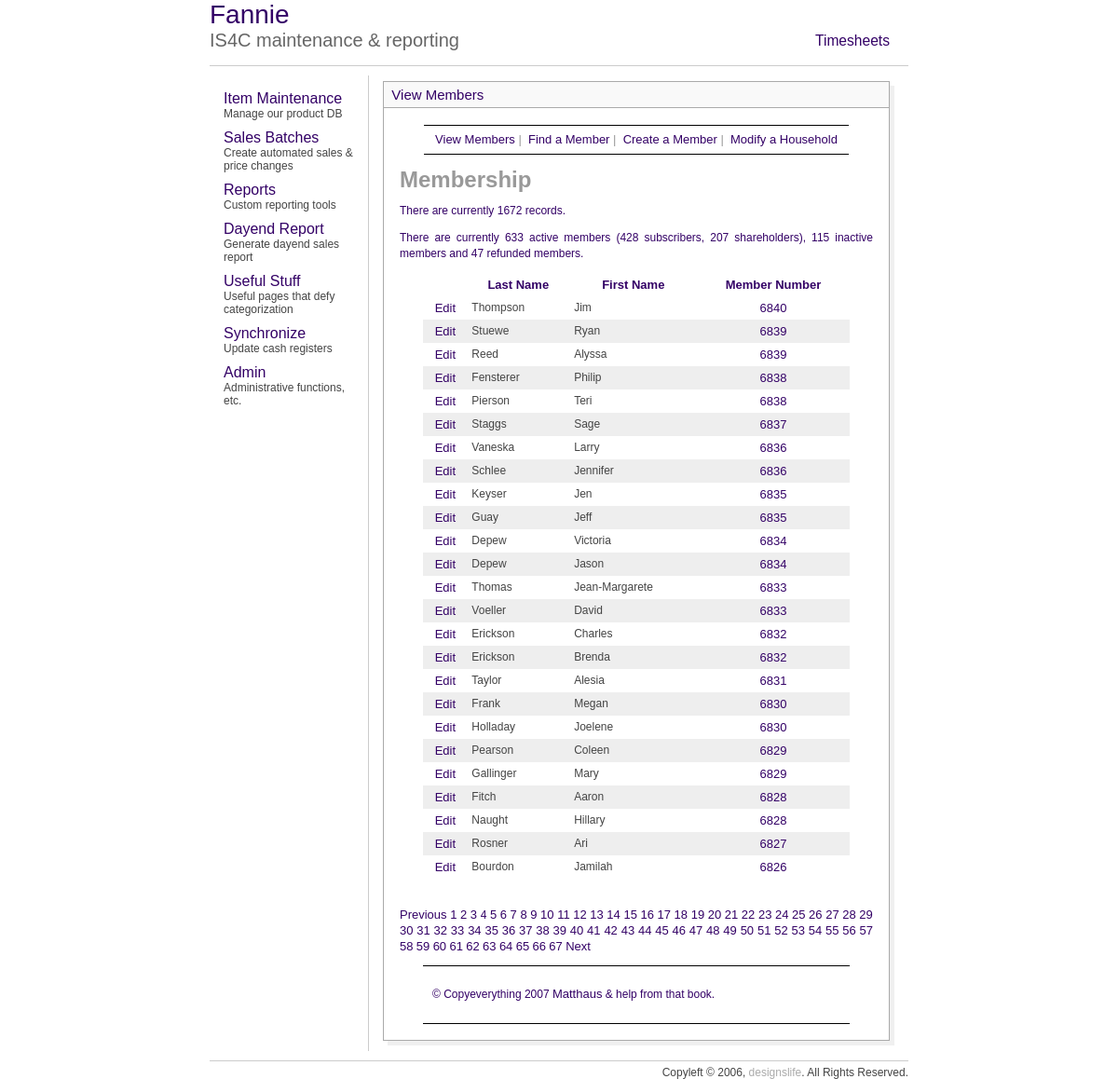
/mem/view_members.php?s=75&np=67&sort=cnd, run on the app's committed database.
### tables this page shows
CREATE TABLE `custdata` (
  `CardNo` int(8) default NULL,
  `personNum` tinyint(4) NOT NULL default '1',
  `LastName` varchar(30) default NULL,
  `FirstName` varchar(30) default NULL,
  `CashBack` double NOT NULL default '60',
  `Balance` double NOT NULL default '0',
  `Discount` smallint(6) default NULL,
  `MemDiscountLimit` double NOT NULL default '0',
  `ChargeOk` tinyint(4) NOT NULL default '1',
  `WriteChecks` tinyint(4) NOT NULL default '1',
  `StoreCoupons` tinyint(4) NOT NULL default '1',
  `Type` varchar(10) NOT NULL default 'pc',
  `memType` tinyint(4) default NULL,
  `staff` tinyint(4) NOT NULL default '0',
  `SSI` double NOT NULL default '0',
  `Purchases` double NOT NULL default '0',
  `NumberOfChecks` smallint(6) NOT NULL default '0',
  `memCoupons` int(11) NOT NULL default '1',
  `blueLine` varchar(50) default NULL,
  `Shown` tinyint(4) NOT NULL default '1',
  `id` int(11) NOT NULL auto_increment,
  `modified` datetime NOT NULL,
  `phone` bigint(10) unsigned zerofill default NULL,
  `CouponOK` tinyint(1) default '0',
  PRIMARY KEY  (`id`),
  KEY `LastName` (`LastName`),
  KEY `CardNo_2` (`CardNo`,`memType`,`staff`,`id`,`personNum`)
);

### mem/view_members.php (the view, shortened to what this page needs)
<?php
echo'<h1 id="mainhead">Membership</h1>';
require_once ('../includes/mysqli_connect.php');
mysqli_select_db($db_slave, 'is4c_op');
$display = 25;
$query = "SELECT COUNT(id) FROM custdata ORDER BY cardno ASC";
$result = mysqli_query($db_slave, $query);
$row = mysqli_fetch_array($result, MYSQLI_NUM);
$num_records = $row[0];
$activeQ = "SELECT * FROM custdata WHERE memType in (1,2) AND cardno <> 3000 GROUP BY cardno";
$subscribersQ = "SELECT * FROM custdata WHERE memType = 2 AND cardno <> 3000 GROUP BY cardno";
$shareholdersQ = "SELECT * FROM custdata WHERE memType = 1 AND cardno <> 3000 GROUP BY cardno";
$inactiveQ = "SELECT * FROM custdata WHERE memType = 5 AND cardno <> 3000 GROUP BY cardno";
$refundQ = "SELECT * FROM custdata WHERE memType = 4 AND cardno <> 3000 GROUP BY cardno";
$activeR = mysqli_query($db_slave, $activeQ);
$inactiveR = mysqli_query($db_slave, $inactiveQ);
$refundR = mysqli_query($db_slave, $refundQ);
$subscribersR = mysqli_query($db_slave, $subscribersQ);
$shareholdersR = mysqli_query($db_slave, $shareholdersQ);
$subscribers = mysqli_num_rows($subscribersR);
$shareholders = mysqli_num_rows($shareholdersR);
$active = mysqli_num_rows($activeR);
$inactive = mysqli_num_rows($inactiveR);
$refund = mysqli_num_rows($refundR);
if (isset($_GET['np'])) {
	$num_pages = $_GET['np'];
} else {
	if ($num_records > $display) {
		$num_pages = ceil ($num_records/$display);
	} else {
		$num_pages = 1;
	}
}
if (isset($_GET['s'])) {
	$start = $_GET['s'];
} else {
	$start = 0;
}
$link1 = "{$_SERVER['PHP_SELF']}?sort=lna";
$link2 = "{$_SERVER['PHP_SELF']}?sort=fna";
$link3 = "{$_SERVER['PHP_SELF']}?sort=cna";
if (isset($_GET['sort'])) {
	switch ($_GET['sort']) {
		case 'cnd':
		$order_by = 'CardNo DESC';
		$link3 = "{$_SERVER['PHP_SELF']}?sort=dra";
		break;
	}
	$sort = $_GET['sort'];
} else {
	$order_by = 'CardNo DESC';
	$sort = 'cnd';
}
$query = "SELECT LastName, FirstName, CardNo, id FROM custdata WHERE CardNo != 9999 AND CardNo != 99999 ORDER BY $order_by LIMIT $start, $display";
$result = mysqli_query($db_slave, $query);
echo "<p>There are currently $num_records records.</p>\n";
echo "<p>There are currently $active active members ($subscribers subscribers, $shareholders shareholders), $inactive inactive members and $refund refunded members.</p>\n";
echo '<table align="center" width="90%" cellspacing="0" cellpadding="5">
<tr>
<td align="center"><b></b></td>
<td align="center"><b><a href="' . $link1 . '&s=' . $start . '&np=' . $num_pages . '">Last Name</a></b></td>
<td align="center"><b><a href="' . $link2 . '&s=' . $start . '&np=' . $num_pages . '">First Name</a></b></td>
<td align="center"><b><a href="' . $link3 . '&s=' . $start . '&np=' . $num_pages . '">Member Number</a></b></td>
</tr>';
$bg = '#eeeeee';
while ($row = mysqli_fetch_array ($result, MYSQLI_ASSOC)) {
	$bg = ($bg=='#eeeeee' ? '#ffffff' : '#eeeeee');
	echo '<tr bgcolor="' . $bg . '">
	<td align="center"><a href="edit_member.php?id=' . $row['id'] . '">Edit</a></td>
	<td align="left">' . $row['LastName'] . '</td>
	<td align="left">' . $row['FirstName'] . '</td>
	<td align="center"><a href="modify_household.php?cardno=' . $row['CardNo'] . '">' . $row['CardNo'] . ' </a></td>
	</tr>';
}
echo '</table>';
if ($num_pages > 1) {
	echo '<br /><p>';
	$current_page = ($start/$display) + 1;
	if ($current_page != 1) {
		echo '<a href="view_members.php?s=' . ($start - $display) . '&np=' . $num_pages . '&sort=' . $sort . '">Previous</a> ';
	}
	for ($i = 1; $i <= $num_pages; $i++) {
		if ($i != $current_page) {
		echo '<a href="view_members.php?s=' . ($display * ($i - 1)) . '&np=' . $num_pages . '&sort=' . $sort . '">' . $i . '</a> ';
		} else {
			echo $i . ' ';
		}
	}
	if ($current_page != $num_pages) {
		echo '<a href="view_members.php?s=' . ($start + $display) . '&np=' . $num_pages . '&sort=' . $sort . '">Next</a> ';
	}
	echo '</p>';
}
?>

### includes/style.css (style rules this page uses)
p { font: "Arial,Lucida"; color:330066; font-size: 1em; line-height: 1.4em; }
body { font-family:arial; font-size:12px; cursor:default; color:AAAAAA; }
td { font-family:arial; font-size:12px; cursor:default; color:444444; }
a { color:330066; text-decoration:none; font-size:13px }

### mem/includes/layout.css (style rules this page uses)
body { font: 12px "Lucida Sans Unicode", Verdana, sans-serif; color: #333333; background: #FFF; margin: 0; padding: 0; }
#wrapper { margin: 0 auto; }
#content { margin: 0 25px 0 25px; padding: 1px; }
div#navbar1 { height: 30px; width: 100%; border-top: solid #000 1px; border-bottom: solid #000 1px; font-family: Arial, Helvetica, sans-serif; font-size: small; text-align: center; padding: 0px; margin: 0px; white-space: nowrap; line-height: 30px; }
#footer { border-bottom: 1px solid #000; border-top: 1px solid #000; margin: 0 25px 0 25px; padding: 10px; }

### data on the page
custdata: LastName "Thompson", FirstName "Jim", CardNo "6840"
custdata: LastName "Stuewe", FirstName "Ryan", CardNo "6839"
custdata: LastName "Reed", FirstName "Alyssa", CardNo "6839"
custdata: LastName "Fensterer", FirstName "Philip", CardNo "6838"
custdata: LastName "Pierson", FirstName "Teri", CardNo "6838"
custdata: LastName "Staggs", FirstName "Sage", CardNo "6837"
custdata: LastName "Vaneska", FirstName "Larry", CardNo "6836"
custdata: LastName "Schlee", FirstName "Jennifer", CardNo "6836"
custdata: LastName "Keyser", FirstName "Jen", CardNo "6835"
custdata: LastName "Guay", FirstName "Jeff", CardNo "6835"
custdata: LastName "Depew", FirstName "Victoria", CardNo "6834"
custdata: LastName "Depew", FirstName "Jason", CardNo "6834"
custdata: LastName "Thomas", FirstName "Jean-Margarete", CardNo "6833"
custdata: LastName "Voeller", FirstName "David", CardNo "6833"
custdata: LastName "Erickson", FirstName "Charles", CardNo "6832"
custdata: LastName "Erickson", FirstName "Brenda", CardNo "6832"
custdata: LastName "Taylor", FirstName "Alesia", CardNo "6831"
custdata: LastName "Frank", FirstName "Megan", CardNo "6830"
custdata: LastName "Holladay", FirstName "Joelene", CardNo "6830"
custdata: LastName "Pearson", FirstName "Coleen", CardNo "6829"
custdata: LastName "Gallinger", FirstName "Mary", CardNo "6829"
custdata: LastName "Fitch", FirstName "Aaron", CardNo "6828"
custdata: LastName "Naught", FirstName "Hillary", CardNo "6828"
custdata: LastName "Rosner", FirstName "Ari", CardNo "6827"
custdata: LastName "Bourdon", FirstName "Jamilah", CardNo "6826"

### other printed values
$num_records "1672"
$active "633"
$subscribers "428"
$shareholders "207"
$inactive "115"
$refund "47"
